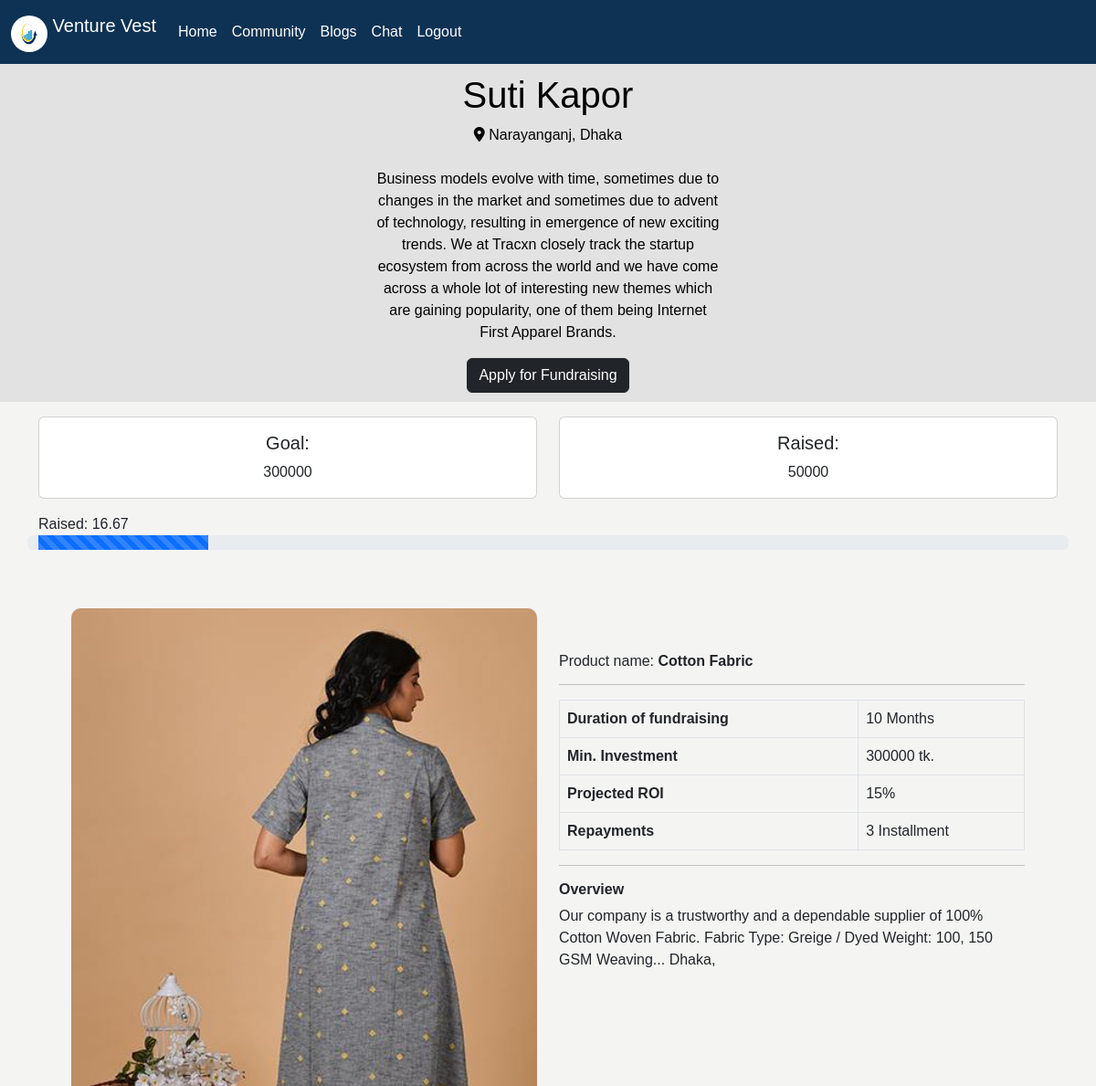
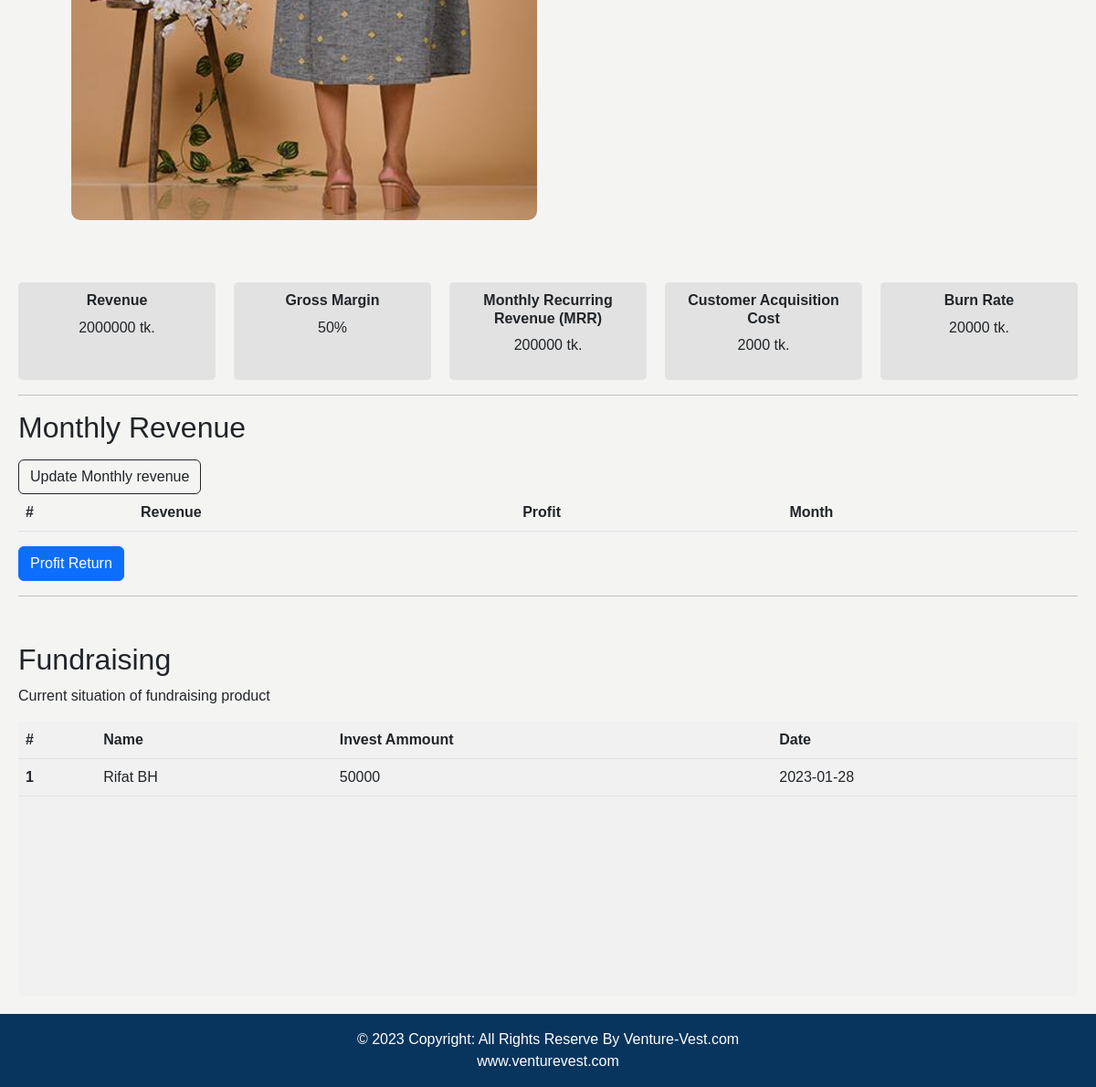
The app's page /startup/startupDashboard/ (signed in) with its own data (2 pictures, top to bottom).
### backupStartupDB/models.py (models this page shows)
class startupBasicInfo2(models.Model):
    user_id = models.ForeignKey(Auts,blank = True, null = True, on_delete= models.CASCADE)
    companyName = models.CharField (max_length=100,default="")
    companyAddress = models.CharField (max_length=100,default="")
    companyDescription = models.CharField (max_length=500,default="")

class applyForFundrising(models.Model):
    user_id = models.ForeignKey(Auts,blank = True, null = True, on_delete= models.CASCADE)
    name = models.CharField (max_length=100)
    duration = models.IntegerField()
    investment = models.IntegerField()
    roi = models.IntegerField()
    Repayments = models.CharField(max_length=50)
    description = models.TextField()
    image = models.ImageField(default="")
    vat = models.ImageField(default="")
    bin = models.ImageField(default="")
    licence = models.ImageField(default="")
    revenue = models.IntegerField()
    gross_margin = models.IntegerField()
    mrr = models.IntegerField()
    cac = models.IntegerField()
    burn_rate = models.IntegerField()
    status = models.IntegerField(default=0)

### startup/views.py (the view, shortened to what this page needs)
# urls.py: path('startupDashboard/', views.startupDashboard, name="startupDashboard"),
def startupDashboard (request):
    id = request.session['id']
    checkuser= applyForFundrising.objects.filter(user_id_id = id).values()
    checkuser2= monthlyRevenue.objects.filter(user_id_id = id).values()
    if len(checkuser) == 0 and len(checkuser2) == 0:
        startupData =  startupBasicInfo2.objects.get(user_id_id = id)
        data={
        'startupData':startupData,
        }
        return render(request,"startupDashboard.html",data)
    if len(checkuser2) == 0:
        startupData =  startupBasicInfo2.objects.get(user_id_id = id)
        startupData2 =  applyForFundrising.objects.get(user_id_id = id)
        c_name = startupData.companyName
        totalInvest = Invest.objects.filter(company_name = c_name).annotate(c = Count("id")).values("c").annotate(total = Sum("invest_ammount")).values("total")
        print(totalInvest)
        goal = int(startupData2.investment)
        if totalInvest[0]['total'] == None:
            invAm = 0
        else:
            invAm = int(totalInvest[0]['total'])
        procced = (invAm/goal) *100
        data={
            'startupData':startupData,
            'startupData2':startupData2,
            'totalInvest' : invAm,
            'proBar' : procced,
        }
        return render(request,"startupDashboard.html",data)

### template/startupDashboard.html (shortened to what this page needs)
{% extends 'base.html' %}
{% block contant %}
<head>
</head>
<body>
  <header>
    <h1>{{ startupData.companyName }}</h1>
    <i class="fa fa-map-marker"></i>
    <label for="location">{{ startupData.companyAddress }}</label> <br /> <br>
    <div class="row" style="text-align: center;">
      <div class="col-4"></div>
      <div class="col-4">
        <p>{{ startupData.companyDescription }}</p>
      </div>
      <div class="col-4"></div>
    </div>
    <button class="btn btn-dark" data-bs-toggle="modal" data-bs-target="#exampleModal">
      Apply for Fundraising
    </button>
  </header>
  <div class="container my-3">
    <div class="row">
      <div class="col-sm-6">
        <div class="card">
          <div class="card-body text-center">
            <h5 class="card-title">Goal:</h5>
            <p class="card-text">{{startupData2.investment}}</p>
          </div>
        </div>
      </div>
      <div class="col-sm-6">
        <div class="card">
          <div class="card-body text-center">
            <h5 class="card-title">Raised:</h5>
            <p class="card-text">{{totalInvest}}</p>
          </div>
        </div>
      </div>
    </div>
    <div class="row my-3">
      <label for="">Raised: {{proBar | floatformat:2}}</label><br>
      <div class="progress">
        <div class="progress-bar progress-bar-striped progress-bar-animated" role="progressbar" aria-label="Animated striped example" aria-valuenow="75" aria-valuemin="0" aria-valuemax="100" style="width: {{ proBar }}%;"></div>
      </div>
    </div>
  </div>
  <div class="container p-5">
    <div class="row">
      <div class="col-md ">
        <img src="{{ startupData2.image.url }}" alt="" style="border-radius: 10px; width:100%;" />
      </div>
      <div class="col-md pt-5">
        <h6>Product name: <b> {{ startupData2.name }}</b> </h6>
        <hr>
        <table class="table table-bordered">
          <tbody>
            <tr>
              <th scope="row">Duration of fundraising</th>
              <td>{{ startupData2.duration }} Months</td>
            </tr>
            <tr>
              <th scope="row">Min. Investment</th>
              <td>{{ startupData2.investment }} tk.</td>
            </tr>
            <tr>
              <th scope="row">Projected ROI</th>
              <td colspan="2">{{ startupData2.roi }}%</td>
            </tr>
            <tr>
              <th scope="row">Repayments</th>
              <td colspan="2">{{ startupData2.Repayments }} Installment</td>
            </tr>
          </tbody>
        </table>
        <hr>
        <h6> <b>Overview </b></h1>
          <label for="text">{{ startupData2.description }}</label>
      </div>
    </div>
  </div>
  <main>
    <section id="key-numbers">
      <div class="number">
        <h6> <b>Revenue </b> </h6>
        <p>{{ startupData2.revenue }} tk.</p>
      </div>
      <div class="number">
        <h6><b>Gross Margin </b> </h6>
        <p>{{ startupData2.gross_margin }}%</p>
      </div>
      <div class="number">
        <h6><b>Monthly Recurring Revenue (MRR) </b> </h6>
        <p>{{ startupData2.mrr }} tk.</p>
      </div>
      <div class="number">
        <h6><b>Customer Acquisition Cost </b>  </h6>
        <p>{{ startupData2.cac }} tk.</p>
      </div>
      <div class="number">
        <h6><b>Burn Rate </b> </h6>
        <p>{{ startupData2.burn_rate }} tk.</p>
      </div>
    </section>
    <hr>
    <h2>Monthly Revenue</h2>
<button type="button" class="btn btn-outline-dark" data-bs-toggle="modal" data-bs-target="#exampleModal2">
  Update Monthly revenue
</button>
<table class="table">
  <thead>
    <tr>
      <th scope="col">#</th>
      <th scope="col">Revenue</th>
      <th scope="col">Profit</th>
      <th scope="col">Month</th>
    </tr>
  </thead>
</table>
<button type="button" class="btn btn-primary" data-bs-toggle="modal" data-bs-target="#example" id="profit">
  Profit Return
</button>
    <hr>
    <section id="fundraising">
      <h2>Fundraising</h2>
      <p>Current situation of fundraising product</p>
      <div id="chart">
        <table class="table">
          <thead>
            <tr>
              <th scope="col">#</th>
              <th scope="col">Name</th>
              <th scope="col">Invest Ammount</th>
              <th scope="col">Date</th>
            </tr>
          </thead>
          <tbody id = "fundingTable">
          </tbody>
        </table>
      </div>
    </section>
  </main>
</html>
{% endblock %}

### template/base.html (style rules this page uses)
body { background-color: rgba(231, 231, 229, 0.425); }

### template/startupDashboard.html (style rules this page uses)
body { font-family: Arial, sans-serif; margin: 0; }
header { background-color: #e2e2e2; color: rgb(3, 3, 3); padding: 10px; text-align: center; }
main { max-width: 1200px; margin: 0 auto; padding: 20px; }
#key-numbers { display: grid; grid-template-columns: repeat(auto-fit, minmax(200px, 1fr)); grid-gap: 20px; }
.number { background: #e2e2e2; border-radius: 5px; padding: 10px; text-align: center; }
.number h6 { margin-top: 0; }
#fundraising { margin-top: 50px; }
#chart { height: 300px; background-color: #f1f1f1; }

### records on screen
startupBasicInfo2: companyName "Suti Kapor", companyAddress "Narayanganj, Dhaka", companyDescription "Business models evolve with time, sometimes due to changes in the market and sometimes due to advent of technology, resulting in emergence of new exciting trends. We at Tracxn closely track the startup ecosystem from across the world and we have come across a whole lot of interesting new themes which are gaining popularity, one of them being Internet First Apparel Brands."
applyForFundrising: investment "300000", image (picture), name "Cotton Fabric", duration "10", roi "15", Repayments "3", description "Our company is a trustworthy and a dependable supplier of 100% Cotton Woven Fabric. Fabric Type: Greige / Dyed Weight: 100, 150 GSM Weaving... Dhaka,", revenue "2000000", gross_margin "50", mrr "200000", cac "2000", burn_rate "20000"

### other values on screen
{{ totalInvest }} "50000"
{{ proBar | floatformat:2 }} "16.67"
